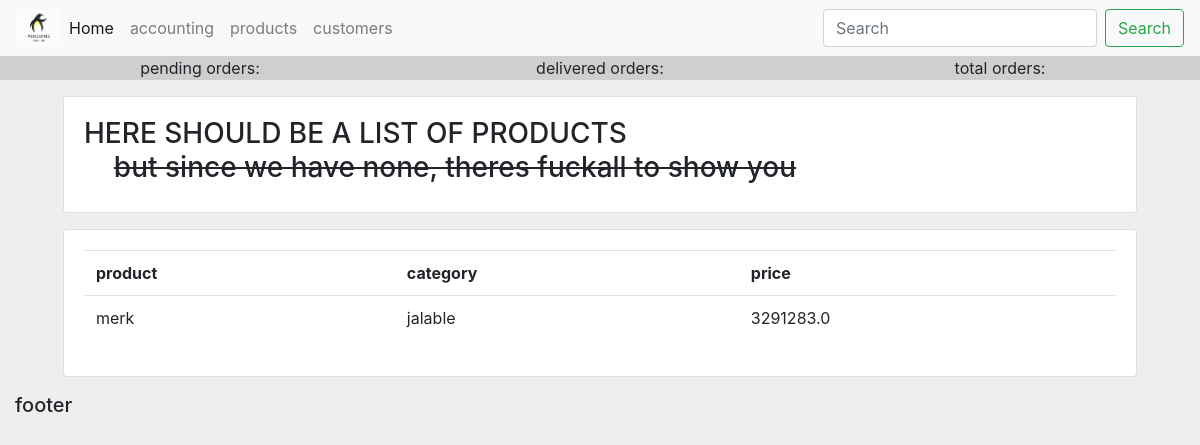
The page /accounting/products on the database as committed earlier.
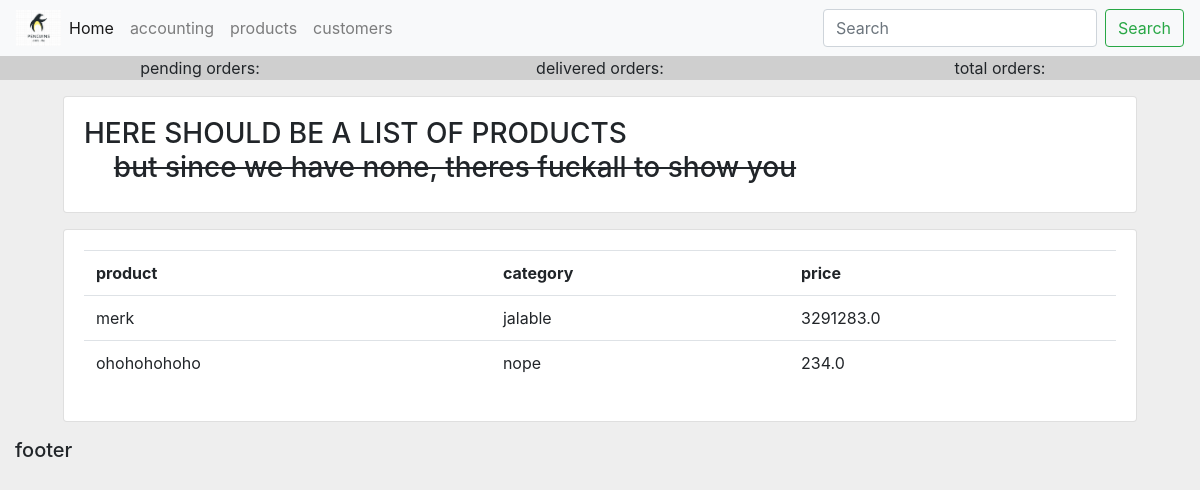
The same page on the database as committed later.
### accounting/models.py (models this page shows, shortened)
class Product(models.Model):
    CATEGORY = (
        ('indoors', 'Indoors'),
        ('outdoors', 'Outdoors')
    )
    name = models.CharField(max_length=200, null=True)
    price = models.FloatField(null=True)
    category = models.CharField(max_length=200, null=True, choices=CATEGORY)
    description = models.CharField(max_length=200, null=True)
    date_created = models.DateTimeField(auto_now_add=True, null=True)
    tags = models.ManyToManyField(Tag)

### accounting/views.py (the view)
# urls.py: path('products', views.products, name="accounting_products"),
def products(request):
    products = Product.objects.all()
    return render(request, 'accounting/products.html', {'products' : products})

### accounting/templates/accounting/products.html
{% extends 'ivy/layout.html' %}
{% block content %}
<div class="row">
    <div class="col">
        <div class="card card-body mx-5">
            <h3>HERE SHOULD BE A LIST OF PRODUCTS
                <br>&nbsp;&nbsp;&nbsp;&nbsp;<s>but since we have none, theres fuckall to show you</s>
            </h3>
        </div>
        <div class="card card-body my-3 mx-5">
            <table class="table">
                <tr>
                    <th>product</th>
                    <th>category</th>
                    <th>price</th>
                </tr>
                {% for i in products %}
                    <tr>
                        <td>{{i.name}}</td>
                        <td>{{i.description}}</td>
                        <td>{{i.price}}</td>
                    </tr>
                {% endfor%}
            </table>
        </div>
    </div>
</div>
{% endblock content %}

Rows that differ between the two databases and show on the page:
added Product: name "ohohohohoho", description "nope", price "234.0"
